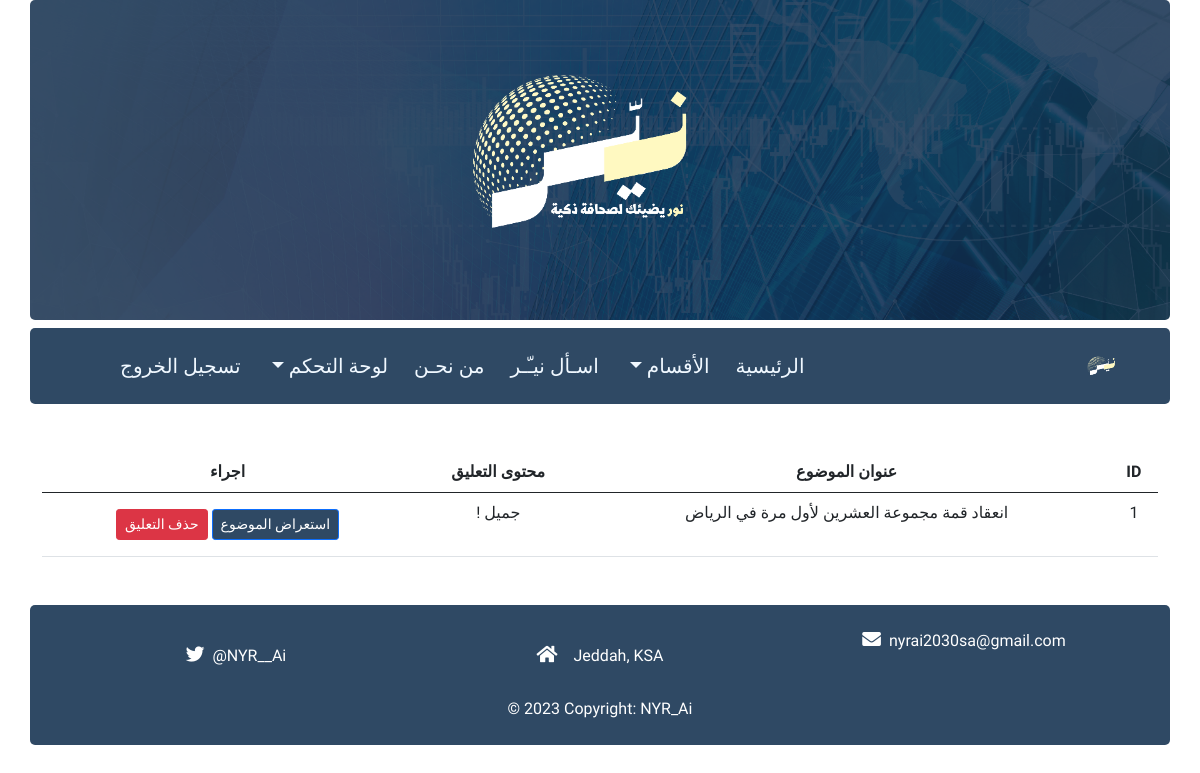
The page /user/comments (signed in) on the database its author committed.
### app/models.py (models this page shows)
class Comment(db.Model):
    __tablename__ = 'comment'
    id          = db.Column(db.Integer, primary_key=True)
    user_id     = db.Column(db.Integer, db.ForeignKey('user.id'))
    article_id  = db.Column(db.Integer, db.ForeignKey('article.id'), nullable=False)
    content     = db.Column(db.Text, nullable=False)
    created_at  = db.Column(db.DateTime, default=datetime.utcnow, nullable=False)

class Article(db.Model):
    __tablename__ = 'article'
    id          = db.Column(db.Integer, primary_key=True)
    is_approved = db.Column(db.Boolean, default=False)
    title       = db.Column(db.Text, nullable=False)
    content     = db.Column(db.Text, nullable=False)
    category_id = db.Column(db.Integer, db.ForeignKey('category.id'), nullable=False)
    author_id   = db.Column(db.Integer, db.ForeignKey('user.id'))
    image       = db.Column(db.String(255), nullable=True, default='none')
    audio       = db.Column(db.String(255), nullable=True, default='none')
    created_at  = db.Column(db.DateTime, default=datetime.utcnow, nullable=False)
    comments = db.relationship('Comment', backref='article', cascade='delete', lazy=True)

### app/main_routes.py (the view)
@app.route("/user/comments")
def show_my_comments():
     if 'user' not in session  :
          return redirect(url_for('login'))
     comments = Comment.query.filter(
          Comment.user_id == int(session.get("user")['id']
     )).all()
     return render_template("main/show_my_comments.html", comments=comments)

### app/admin_routes.py (called while the page is built)
def get_categories():
    categories = Category.query.all()
    return categories

@app.context_processor
def inject_categories():
    return dict(get_categories=get_categories)

### app/templates/main/show_my_comments.html (shortened to what this page needs)
{% extends "base.html"%}
{% block content %}
<div class="container mt-5 mb-5">
<table class="table mt-5 mb-5 text-center">
    <thead>
      <tr>
        <th scope="col">ID</th>
        <th scope="col">عنوان الموضوع</th>
        <th scope="col"> محتوى التعليق</th>
        <th scope="col">اجراء</th>
      </tr>
    </thead>
    <tbody>
        {% for comment in comments %}
      <tr>
       <td>{{comment.id }}</td>
       <td>{{comment.article.title }}</td>
       <td>{{comment.content}}</td>
       <td>
            <a class="btn btn-sm btn-primary primary " href="{{url_for("show_one_subject",sub_id=comment.article.id)}}">استعراض الموضوع</a>
            <a class="btn btn-sm btn-danger mt-2 mb-2" href="{{url_for("delete_my_comment",comm_id=comment.id)}}">  حذف التعليق </a>
        </td>
      </tr>
      {% endfor %}
    </tbody>
  </table>
</div>
{% endblock %}

### app/static/css/main.css (style rules this page uses)
html { height: 100%; }
body { direction: rtl; font-family: 'Tajawal', sans-serif; color: #122C4B; position: relative; min-height: 100%; }
.primary { background-color: #2F4964 !important; }

### rows shown on the page
Comment: id "1", article "انعقاد قمة مجموعة العشرين لأول مرة في الرياض", content "جميل !"
